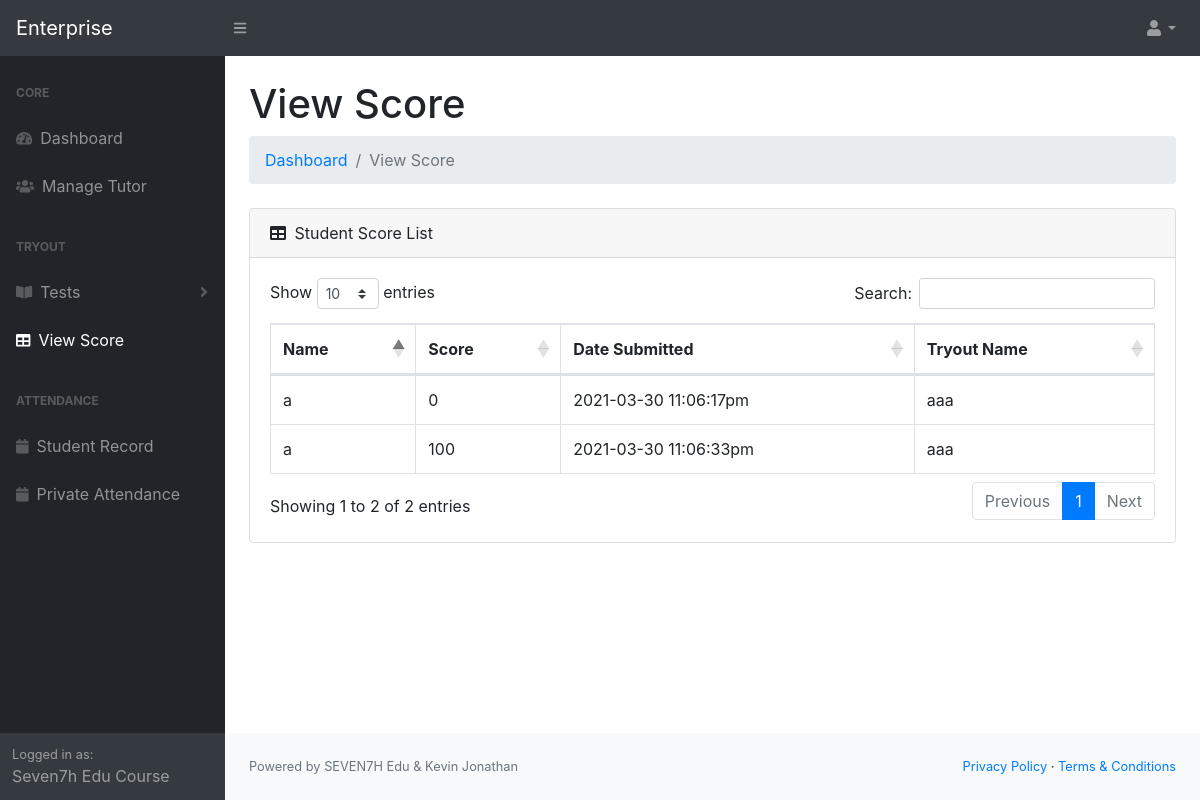
Screenshot of /enterprise/viewscore.php (signed in) with the database file from the repository.
### tables this page shows
CREATE TABLE `heyseven7h_score` (
  `id` int(11) NOT NULL,
  `name` varchar(100) NOT NULL,
  `score` double NOT NULL,
  `dateSubmitted` varchar(100) NOT NULL,
  `tryout_id` int(11) NOT NULL
);

CREATE TABLE `heyseven7h_tryout` (
  `id` int(11) NOT NULL,
  `name` varchar(255) NOT NULL,
  `time` int(11) NOT NULL,
  `linkTo` varchar(11) DEFAULT NULL
);

### enterprise/viewscore.php (the view, shortened to what this page needs)
<?php
require_once 'connect.php';
if (isset($_SESSION["loggedin"])) {
?>
<!DOCTYPE html>
<html lang="en">
<head>
    <link href="css/styles.css" rel="stylesheet" />
    <link href="https://cdn.datatables.net/1.10.20/css/dataTables.bootstrap4.min.css" rel="stylesheet"
 />
</head>
<body class="sb-nav-fixed">
    <?php include('components/navbar.php'); ?>
    <div id="layoutSidenav_content">
        <main>
            <div class="container-fluid">
                <h1 class="mt-4">View Score</h1>
                <ol class="breadcrumb mb-4">
                    <li class="breadcrumb-item"><a href="index.php">Dashboard</a></li>
                    <li class="breadcrumb-item active">View Score</li>
                </ol>
                <div class="card mb-4">
                    <div class="card-header">
                        <i class="fas fa-table mr-1"></i>
                        Student Score List
                    </div>
                    <div class="card-body">
                        <div class="table-responsive">
                            <table class="table table-bordered" id="dataTable" width="100%" cellspacing="0">
                                <thead>
                                    <tr>
                                        <th>Name</th>
                                        <th>Score</th>
                                        <th>Date Submitted</th>
                                        <th>Tryout Name</th>
                                    </tr>
                                </thead>
                                <tbody>
                                    <?php
                                                $sql = "SELECT heyseven7h_score.name, score, dateSubmitted, heyseven7h_tryout.name as tryout_name FROM `heyseven7h_score` JOIN `heyseven7h_tryout` ON `heyseven7h_score`.tryout_id = `heyseven7h_tryout`.id";
                                                $result = $conn->query($sql);
                                                $scoreCount = $result->num_rows;
                                                if ($scoreCount > 0) {
                                                  while($row = $result->fetch_assoc()) {
                                                    echo "<tr><td>" . $row["name"]. "</td><td>" . $row["score"]. "</td><td>" . $row["dateSubmitted"]. "</td><td>". $row["tryout_name"]."</td></tr>";
                                                  }
                                                }
                                            ?>
                                </tbody>
                            </table>
                        </div>
                    </div>
                </div>
            </div>
        </main>
        <?php include('components/footer.php'); ?>
    </div>
    </div>
</body>
</html>
<?php
}
else{
    header("location:login.php");
}
?>

### rows the page displays
heyseven7h_score: name "a", score "0", dateSubmitted "2021-03-30 11:06:17pm", heyseven7h_tryout.name "aaa"
heyseven7h_score: name "a", score "100", dateSubmitted "2021-03-30 11:06:33pm", heyseven7h_tryout.name "aaa"

### other values shown
$_SESSION["name"] "Seven7h Edu Course"
